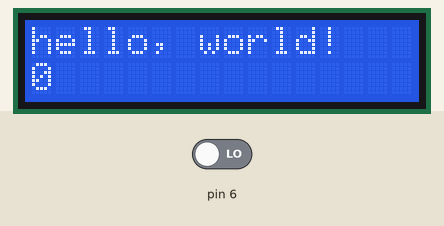
Recording of a sketch running on a simulated Arduino Uno, built with avr-gcc and run on an emulated ATmega328P. Shown: 16×2 character LCD. The inputs (shaded band) are chosen by the test bench; at power-on: pin 6 LOW.

Above: at 1.2 s.
1.3 s: pin 6 driven HIGH
At 1.69 s:
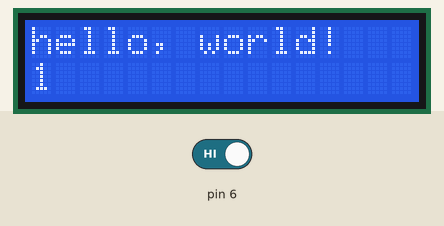
Timing chart, 0 to 4.3 s (numbered marks = the images above; inputs shaded):
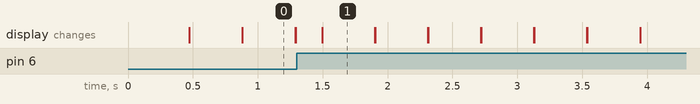

The sketch:

test.ino
```cpp
#include <LiquidCrystal.h>

// initialize the library with the numbers of the interface pins
LiquidCrystal lcd(12, 11, 5, 4, 3, 2);

void setup() {
  // set up the LCD's number of columns and rows:
  // Print a message to the LCD.
    lcd.begin(16, 2);
    pinMode(6,INPUT);
}

void loop() {
  // set the cursor to column 0, line 1
  // (note: line 1 is the second row, since counting begins with 0):
  // print the number of seconds since reset:
  //lcd.print(millis() / 1000);
  lcd.setCursor(0, 0);

  lcd.print("hello, world!");
    lcd.setCursor(0, 1);

  lcd.print(digitalRead(6));
  delay(200);
  lcd.clear();

}
```

Measured:
- after the input at 1.3 s, the display: changes after 0.20 s (image 1)
- what the display in image 0 shows lasts 0.4 s, from 0.9 s to 1.3 s
